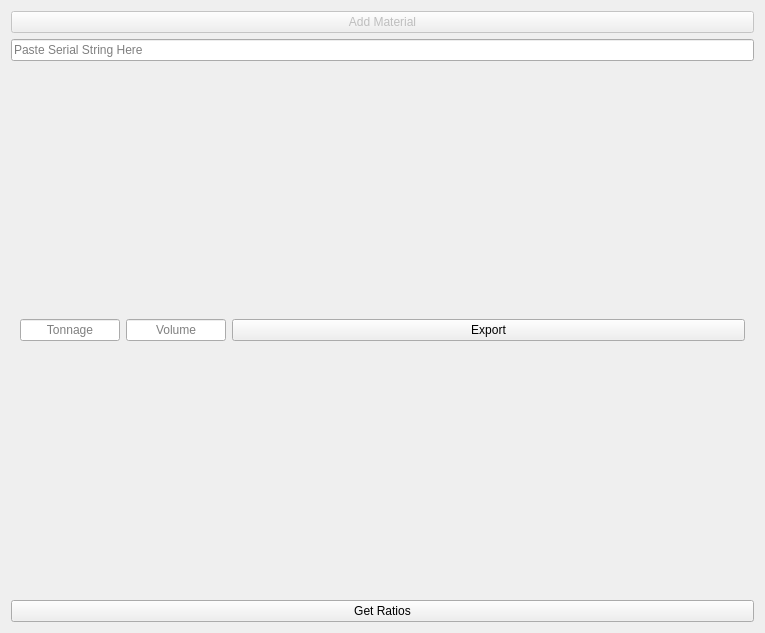
<?xml version="1.0" encoding="UTF-8"?>
<ui version="4.0">
 <class>DSC</class>
 <widget class="QWidget" name="DSC">
  <property name="geometry">
   <rect>
    <x>0</x>
    <y>0</y>
    <width>765</width>
    <height>633</height>
   </rect>
  </property>
  <property name="windowTitle">
   <string>Discrete Shipment Calculator</string>
  </property>
  <layout class="QVBoxLayout" name="verticalLayout">
   <item>
    <widget class="QPushButton" name="DSCAddShipmentMaterialButton">
     <property name="enabled">
      <bool>false</bool>
     </property>
     <property name="toolTip">
      <string>Add a material to the shipment calculator</string>
     </property>
     <property name="text">
      <string>Add Material</string>
     </property>
    </widget>
   </item>
   <item>
    <widget class="QLineEdit" name="DSCImportShipmentLine">
     <property name="toolTip">
      <string>Paste a shipment serial string here to load a shipment</string>
     </property>
     <property name="autoFillBackground">
      <bool>false</bool>
     </property>
     <property name="alignment">
      <set>Qt::AlignmentFlag::AlignLeading|Qt::AlignmentFlag::AlignLeft|Qt::AlignmentFlag::AlignVCenter</set>
     </property>
     <property name="placeholderText">
      <string>Paste Serial String Here</string>
     </property>
     <property name="clearButtonEnabled">
      <bool>true</bool>
     </property>
    </widget>
   </item>
   <item>
    <widget class="QWidget" name="DSCParamWidget" native="true">
     <layout class="QHBoxLayout" name="horizontalLayout_3">
      <item>
       <widget class="QLineEdit" name="DSCTonEntry">
        <property name="minimumSize">
         <size>
          <width>100</width>
          <height>0</height>
         </size>
        </property>
        <property name="maximumSize">
         <size>
          <width>100</width>
          <height>16777215</height>
         </size>
        </property>
        <property name="toolTip">
         <string>Remaining tonnage in ship</string>
        </property>
        <property name="inputMethodHints">
         <set>Qt::InputMethodHint::ImhNone</set>
        </property>
        <property name="inputMask">
         <string/>
        </property>
        <property name="maxLength">
         <number>5</number>
        </property>
        <property name="alignment">
         <set>Qt::AlignmentFlag::AlignCenter</set>
        </property>
        <property name="dragEnabled">
         <bool>true</bool>
        </property>
        <property name="placeholderText">
         <string>Tonnage</string>
        </property>
        <property name="clearButtonEnabled">
         <bool>false</bool>
        </property>
       </widget>
      </item>
      <item>
       <widget class="QLineEdit" name="DSCVolEntry">
        <property name="minimumSize">
         <size>
          <width>100</width>
          <height>0</height>
         </size>
        </property>
        <property name="maximumSize">
         <size>
          <width>100</width>
          <height>16777215</height>
         </size>
        </property>
        <property name="toolTip">
         <string>Remaining volume in ship</string>
        </property>
        <property name="inputMethodHints">
         <set>Qt::InputMethodHint::ImhDigitsOnly</set>
        </property>
        <property name="inputMask">
         <string/>
        </property>
        <property name="maxLength">
         <number>5</number>
        </property>
        <property name="alignment">
         <set>Qt::AlignmentFlag::AlignCenter</set>
        </property>
        <property name="dragEnabled">
         <bool>true</bool>
        </property>
        <property name="placeholderText">
         <string>Volume</string>
        </property>
        <property name="clearButtonEnabled">
         <bool>false</bool>
        </property>
       </widget>
      </item>
      <item>
       <widget class="QPushButton" name="DSCExportButton">
        <property name="text">
         <string>Export</string>
        </property>
        <property name="autoDefault">
         <bool>false</bool>
        </property>
        <property name="default">
         <bool>false</bool>
        </property>
        <property name="flat">
         <bool>false</bool>
        </property>
       </widget>
      </item>
     </layout>
    </widget>
   </item>
   <item>
    <widget class="QPushButton" name="DSCRatioButton">
     <property name="text">
      <string>Get Ratios</string>
     </property>
    </widget>
   </item>
  </layout>
 </widget>
 <resources>
  <include location="../PSMresources.qrc"/>
 </resources>
 <connections>
  <connection>
   <sender>DSCExportButton</sender>
   <signal>clicked()</signal>
   <receiver>DSC</receiver>
   <slot>exportToClipboard()</slot>
   <hints>
    <hint type="sourcelabel">
     <x>718</x>
     <y>341</y>
    </hint>
    <hint type="destinationlabel">
     <x>382</x>
     <y>313</y>
    </hint>
   </hints>
  </connection>
  <connection>
   <sender>DSCImportShipmentLine</sender>
   <signal>returnPressed()</signal>
   <receiver>DSC</receiver>
   <slot>serialLoad()</slot>
   <hints>
    <hint type="sourcelabel">
     <x>391</x>
     <y>59</y>
    </hint>
    <hint type="destinationlabel">
     <x>382</x>
     <y>316</y>
    </hint>
   </hints>
  </connection>
  <connection>
   <sender>DSCRatioButton</sender>
   <signal>clicked()</signal>
   <receiver>DSC</receiver>
   <slot>returnRatios()</slot>
   <hints>
    <hint type="sourcelabel">
     <x>382</x>
     <y>612</y>
    </hint>
    <hint type="destinationlabel">
     <x>382</x>
     <y>316</y>
    </hint>
   </hints>
  </connection>
  <connection>
   <sender>DSCTonEntry</sender>
   <signal>inputRejected()</signal>
   <receiver>DSCTonEntry</receiver>
   <slot>selectAll()</slot>
   <hints>
    <hint type="sourcelabel">
     <x>67</x>
     <y>329</y>
    </hint>
    <hint type="destinationlabel">
     <x>67</x>
     <y>329</y>
    </hint>
   </hints>
  </connection>
  <connection>
   <sender>DSCVolEntry</sender>
   <signal>inputRejected()</signal>
   <receiver>DSCVolEntry</receiver>
   <slot>selectAll()</slot>
   <hints>
    <hint type="sourcelabel">
     <x>173</x>
     <y>329</y>
    </hint>
    <hint type="destinationlabel">
     <x>173</x>
     <y>329</y>
    </hint>
   </hints>
  </connection>
 </connections>
 <slots>
  <slot>exportToClipboard()</slot>
  <slot>serialLoad()</slot>
  <slot>returnRatios()</slot>
 </slots>
</ui>
